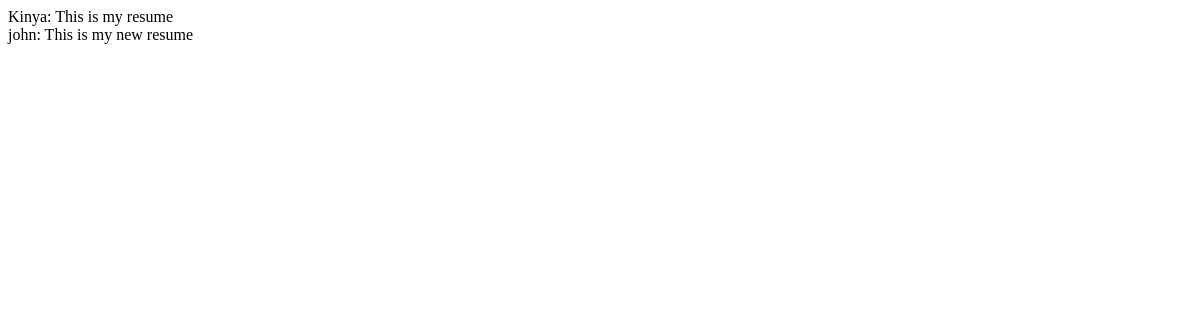
Before: /vacancies with the older database file.
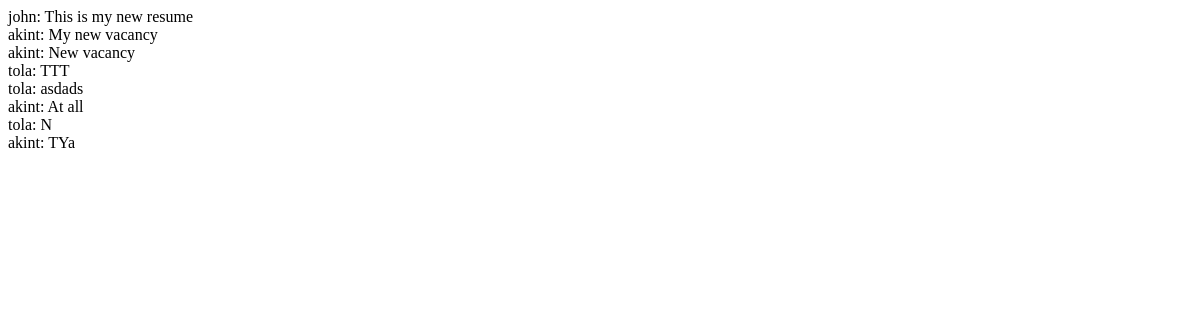
After: the same page with the newer database file.
### vacancy/models.py (models this page shows, shortened)
class Vacancy(models.Model):
    author = models.ForeignKey(User, on_delete=models.CASCADE, related_name='vacancy_author')
    description = models.TextField(max_length=1024)
    class Meta:
        verbose_name_plural = "vacancies"

### vacancy/views.py (the view)
# urls.py: path('vacancies', VacancyView.as_view(), name="vacancy"),
class VacancyView(View):
    template_name = 'vacancy/vacancy.html'
    def get(self, request):
        vacancies = Vacancy.objects.all()
        context = {
            'vacancies': vacancies
        }
        return render(request, template_name=self.template_name, context=context)

### vacancy/templates/vacancy/vacancy.html (shortened to what this page needs)
{% extends 'base.html' %}
{% block content %}
    {% for vacancy in vacancies %}
        <div>{{ vacancy.author }}: {{ vacancy.description }}</div>
    {% endfor %}
{% endblock %}

### templates/base.html (shortened to what this page needs)
<!DOCTYPE html>
<html lang="en">
<head>
</head>
<body>
{% block content %}
{% endblock %}
</body>
</html>

Changed rows visible on the page:
removed Vacancy: author "Kinya", description "This is my resume"
added Vacancy: author "akint", description "My new vacancy"
added Vacancy: author "akint", description "New vacancy"
added Vacancy: author "tola", description "TTT"
added Vacancy: author "tola", description "asdads"
added Vacancy: author "akint", description "At all"
added Vacancy: author "tola", description "N"
added Vacancy: author "akint", description "TYa"
